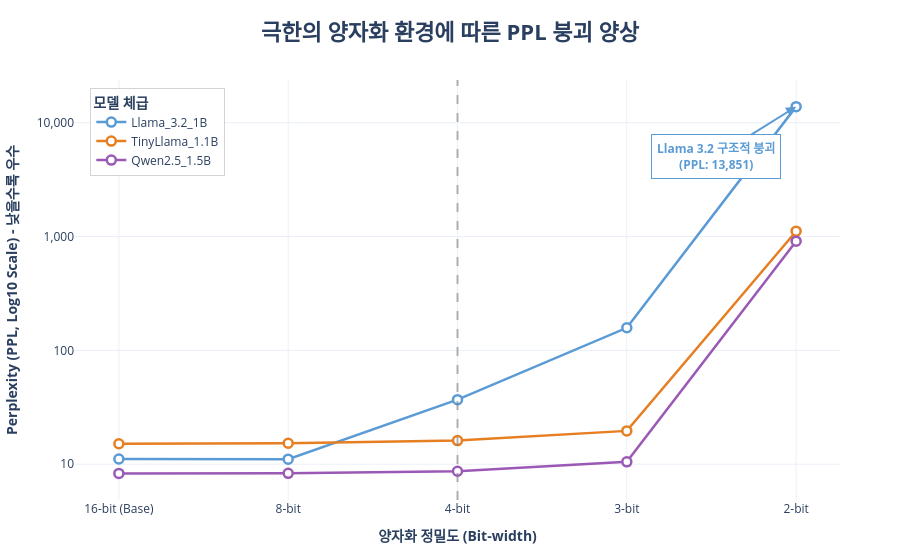

Write notebook code for a chart like this one.
### Code cell
import pandas as pd
import plotly.graph_objects as go
import math

# 1. 로컬 데이터 로드 및 전처리
csv_path = r"C:\Users\user\SLM\02_cuda_aligned\all_logs\evaluation_results_full.csv"
df = pd.read_csv(csv_path)

# [핵심 수정] Perplexity 열을 강제로 숫자형(Float)으로 변환하여 Y축 폭증 버그 해결
df['Perplexity'] = pd.to_numeric(df['Perplexity'], errors='coerce')

# 비트 레벨 정제 및 X축 정렬 순서 정의
bit_mapping = {
    '16-bit': '16-bit (Base)',
    'GPTQ_8bit': '8-bit',
    'GPTQ_4bit': '4-bit',
    'GPTQ_3bit': '3-bit',
    'GPTQ_2bit': '2-bit'
}
df['Bit_Level_Clean'] = df['Bit_Level'].map(bit_mapping)

# 역순 정렬을 위한 범주형(Categorical) 데이터 설정
bit_order = ['16-bit (Base)', '8-bit', '4-bit', '3-bit', '2-bit']
df['Bit_Level_Clean'] = pd.Categorical(df['Bit_Level_Clean'], categories=bit_order, ordered=True)
df = df.sort_values('Bit_Level_Clean')

# 2. 색상 매핑
color_map = {
    'Llama_3.2_1B': '#5A9BD5',    
    'TinyLlama_1.1B': '#E67E22',   
    'Qwen2.5_1.5B': '#9B59B6'
}

# 3. Plotly Figure 생성 및 데이터 매핑
fig = go.Figure()

for model_name in color_map.keys():
    model_data = df[df['Model_Family'] == model_name]
    if not model_data.empty:
        fig.add_trace(go.Scatter(
            x=model_data['Bit_Level_Clean'],
            y=model_data['Perplexity'],
            mode='lines+markers',
            name=model_name,
            line=dict(color=color_map[model_name], width=2.5)
        ))

# 4. 마커 스타일링 (요청하신 로직 완벽 적용)
for trace in fig.data:
    if isinstance(trace, go.Scatter):
        trace.update(
            marker=dict(
                symbol='circle',
                color='white',
                size=9, 
                line=dict(color=trace.line.color, width=2.5)
            ),
            line=dict(width=2.5)
        )

# 5. 레이아웃 및 축 설정
fig.update_layout(
    title=dict(
        text='<b>극한의 양자화 환경에 따른 PPL 붕괴 양상</b>',
        font=dict(size=22),
        x=0.5,
        xanchor='center'
    ),
    xaxis_title='<b>양자화 정밀도 (Bit-width)</b>',
    yaxis_title='<b>Perplexity (PPL, Log10 Scale) - 낮을수록 우수</b>',
    yaxis_type='log',  # Y축 로그 스케일 변환

    yaxis=dict(
        tickformat=",.0f",  # 소수점을 없애고 천 단위 콤마(,)를 찍어주는 포맷
        dtick=1
    ),
    template='plotly_white',
    legend=dict(
        title='<b>모델 체급</b>',
        x=0.02,
        y=0.98,
        bgcolor='rgba(255, 255, 255, 0.9)',
        bordercolor='lightgray',
        borderwidth=1
    ),
    hovermode='x unified',
    margin=dict(l=60, r=60, t=80, b=60)
)

# 6. 주석 및 강조 요소 추가

# 4-bit 위치 강조를 위한 세로선
fig.add_vline(x='4-bit', line_width=2, line_dash='dash', line_color='gray', opacity=0.6)

# # '4-bit 스위트 스팟' 박스 형태 주석 추가
# # Plotly의 로그 스케일에서는 y축 주석 위치를 math.log10(실제값)으로 줘야 정확히 위치합니다.
# fig.add_annotation(
#     x='4-bit',
#     y=math.log10(100),  # 시각적으로 적절한 Y축 위치 (PPL 100 언저리)
#     text='<b>4-bit 스위트 스팟<br>(가성비 역전 구간)</b>',
#     showarrow=True,
#     arrowhead=2,
#     arrowsize=1,
#     arrowwidth=2,
#     arrowcolor='gray',
#     ax=70,  # 화살표 x 오프셋
#     ay=-50, # 화살표 y 오프셋
#     bordercolor='gray',
#     borderwidth=1.5,
#     borderpad=8,
#     bgcolor='white',
#     font=dict(size=13, color='black')
# )

# 2-bit 붕괴 지점(Llama 3.2) 강조 텍스트 추가
fig.add_annotation(
    x='2-bit',
    y=math.log10(13851.76), # Llama 3.2의 실제 PPL 수치
    text='<b>Llama 3.2 구조적 붕괴<br>(PPL: 13,851)</b>',
    showarrow=True,
    arrowhead=2,
    arrowsize=1,
    arrowwidth=2,
    arrowcolor='#5A9BD5',
    ax=-80,
    ay=50,
    bordercolor='#5A9BD5',
    borderwidth=1,
    borderpad=5,
    bgcolor='white',
    font=dict(size=12, color='#5A9BD5')
)

# 7. 그래프 출력
fig.show()

### Figure 1 — Plotly figure (JSON) as saved in the notebook; plotly's stock layout.template omitted (floating-point values rounded to 4 significant figures)
{"data": [{"line": {"color": "#5A9BD5", "width": 2.5}, "marker": {"color": "white", "line": {"color": "#5A9BD5", "width": 2.5}, "size": 9, "symbol": "circle"}, "mode": "lines+markers", "name": "Llama_3.2_1B", "type": "scatter", "x": ["16-bit (Base)", "8-bit", "4-bit", "3-bit", "2-bit"], "y": [11.11, 11.07, 36.89, 157.9, 13850.0]}, {"line": {"color": "#E67E22", "width": 2.5}, "marker": {"color": "white", "line": {"color": "#E67E22", "width": 2.5}, "size": 9, "symbol": "circle"}, "mode": "lines+markers", "name": "TinyLlama_1.1B", "type": "scatter", "x": ["16-bit (Base)", "8-bit", "4-bit", "3-bit", "2-bit"], "y": [15.13, 15.28, 16.11, 19.61, 1115.0]}, {"line": {"color": "#9B59B6", "width": 2.5}, "marker": {"color": "white", "line": {"color": "#9B59B6", "width": 2.5}, "size": 9, "symbol": "circle"}, "mode": "lines+markers", "name": "Qwen2.5_1.5B", "type": "scatter", "x": ["16-bit (Base)", "8-bit", "4-bit", "3-bit", "2-bit"], "y": [8.305, 8.307, 8.679, 10.49, 910.4]}], "layout": {"annotations": [{"arrowcolor": "#5A9BD5", "arrowhead": 2, "arrowsize": 1, "arrowwidth": 2, "ax": -80, "ay": 50, "bgcolor": "white", "bordercolor": "#5A9BD5", "borderpad": 5, "borderwidth": 1, "font": {"color": "#5A9BD5", "size": 12}, "showarrow": true, "text": "<b>Llama 3.2 구조적 붕괴<br>(PPL: 13,851)</b>", "x": "2-bit", "y": 4.142}], "hovermode": "x unified", "legend": {"bgcolor": "rgba(255, 255, 255, 0.9)", "bordercolor": "lightgray", "borderwidth": 1, "title": {"text": "<b>모델 체급</b>"}, "x": 0.02, "y": 0.98}, "margin": {"b": 60, "l": 60, "r": 60, "t": 80}, "shapes": [{"line": {"color": "gray", "dash": "dash", "width": 2}, "opacity": 0.6, "type": "line", "x0": "4-bit", "x1": "4-bit", "xref": "x", "y0": 0, "y1": 1, "yref": "y domain"}], "title": {"font": {"size": 22}, "text": "<b>극한의 양자화 환경에 따른 PPL 붕괴 양상</b>", "x": 0.5, "xanchor": "center"}, "xaxis": {"title": {"text": "<b>양자화 정밀도 (Bit-width)</b>"}}, "yaxis": {"dtick": 1, "tickformat": ",.0f", "title": {"text": "<b>Perplexity (PPL, Log10 Scale) - 낮을수록 우수</b>"}, "type": "log"}}}
